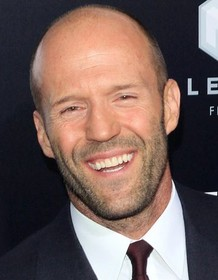
#> input picture PhotoEditor/images/165127_v9_bb.jpg, 218 x 280 px; its folder holds only this picture in this run
$ python photo_editor.py
#> lines starting #> are read from the running program, lines starting #| are printed output that depends on the picture
from PIL import Image, ImageEnhance, ImageFilter
import os

#declaring the input folder and output folder
path = './images'
pathOut = '/editedImages'

#for loop for the input (images) folder
for filename in os.listdir(path):
    img = Image.open(f"{path}/{filename}")
#> img is the input picture: PIL image 218x280 RGB; mean R, G, B 114.2, 94.3, 90

    edit = img.filter(ImageFilter.SHARPEN).convert('L') #editing the image
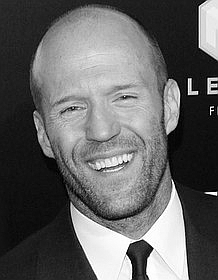
#> edit: PIL image 218x280 L; min 0, max 255, mean 99.8

    #Increasing the contrast
    factor = 1.5
    enhancer = ImageEnhance.Contrast(edit)
    edit = enhancer.enhance(factor)
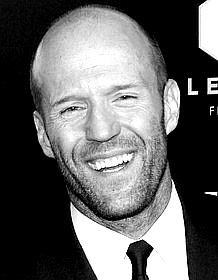
#> edit: PIL image 218x280 L; min 0, max 255, mean 100.8

    clean_name = os.path.splitext(filename)[0]

    edit.save(f'.{pathOut}/{clean_name}_edited.jpg') #saving the image

$ run again, on PhotoEditor/images/images.jpg
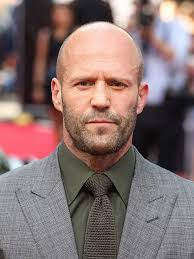
#> input picture PhotoEditor/images/images.jpg, 194 x 259 px
#> img is the input picture: PIL image 194x259 RGB; mean R, G, B 134.4, 113.5, 111.5
#> `edit = img.filter(ImageFilter.SHARPEN).convert('L')`:
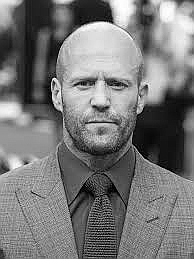
#> edit: PIL image 194x259 L; min 0, max 255, mean 119.7
#> `edit = enhancer.enhance(factor)`:
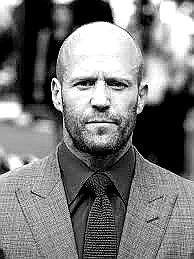
#> edit: PIL image 194x259 L; min 0, max 255, mean 121
